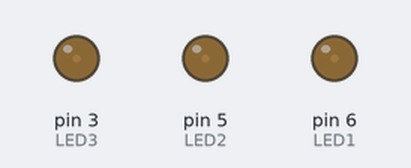
Bench run of a sketch on a simulated Arduino Uno, built with avr-gcc and run on an emulated ATmega328P. Parts: output pins drawn as LEDs (lit = HIGH).

Above: at 0.15 s.
At 6.66 s:
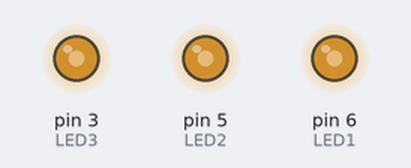
At 13.0 s:
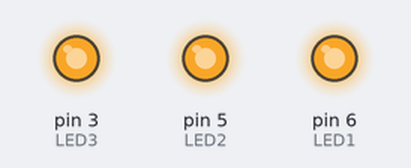
At 26.6 s:
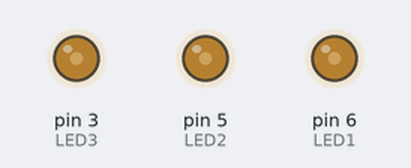
Timing chart, 0 to 26.7 s (numbered marks = the images above):
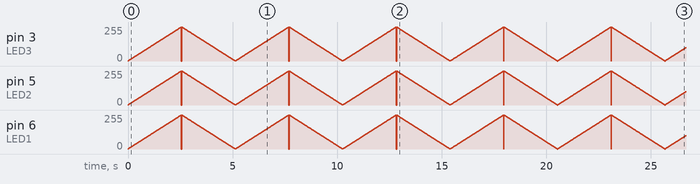

The sketch:

08-1.ino
```cpp
int LED1 = 6;
int LED2 = 5;
int LED3 = 3;

int brightness = 0;
int increment = 1;

void setup() {

}

void loop() {
  if(brightness > 255)
    increment = -1;
  else if(brightness < 1)
    increment = 1;

  brightness = brightness + increment;

  analogWrite(LED1, brightness);
  analogWrite(LED2, brightness);
  analogWrite(LED3, brightness);

 delay(10);
}
```
